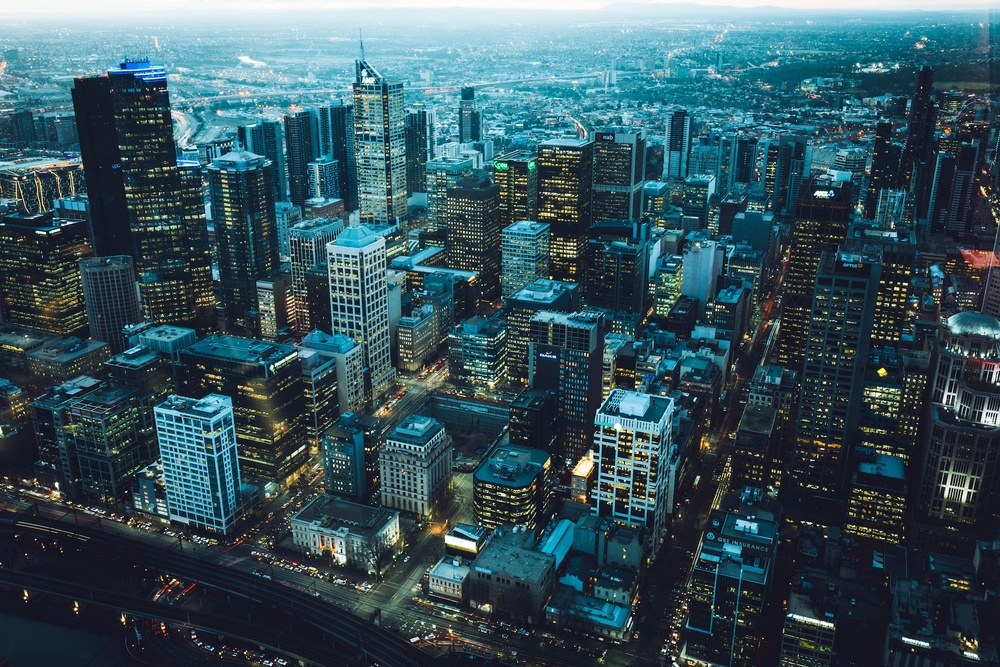
#> input picture images/cats/2.jpg, 1000 x 667 px, shrunk from 1920 x 1280 before the run
$ python Color_Spaces.py
#> lines starting #> are read from the running program, lines starting #| are printed output that depends on the picture
import cv2 as cv

# import matplotlib.pyplot as plt

img = cv.imread("images/cats/2.jpg")
#> img is the input picture: shape (667, 1000, 3); mean B, G, R 91.8, 82.6, 54.6
cv.imshow("img", img)

image = cv.imread("images/cats/3.jpg")
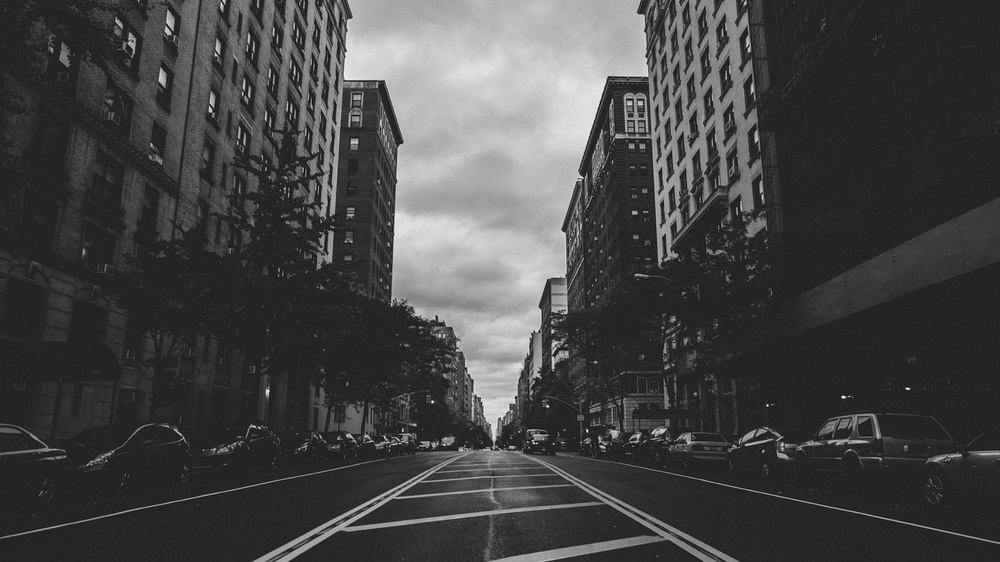
#> input picture images/cats/3.jpg, 1000 x 562 px, shrunk from 1920 x 1080 before the run
#> image is the input picture: shape (562, 1000, 3); min 7, max 255, mean 68.8
cv.imshow("image", image)

# BGR to GrayScale
gray = cv.cvtColor(img, cv.COLOR_BGR2GRAY)
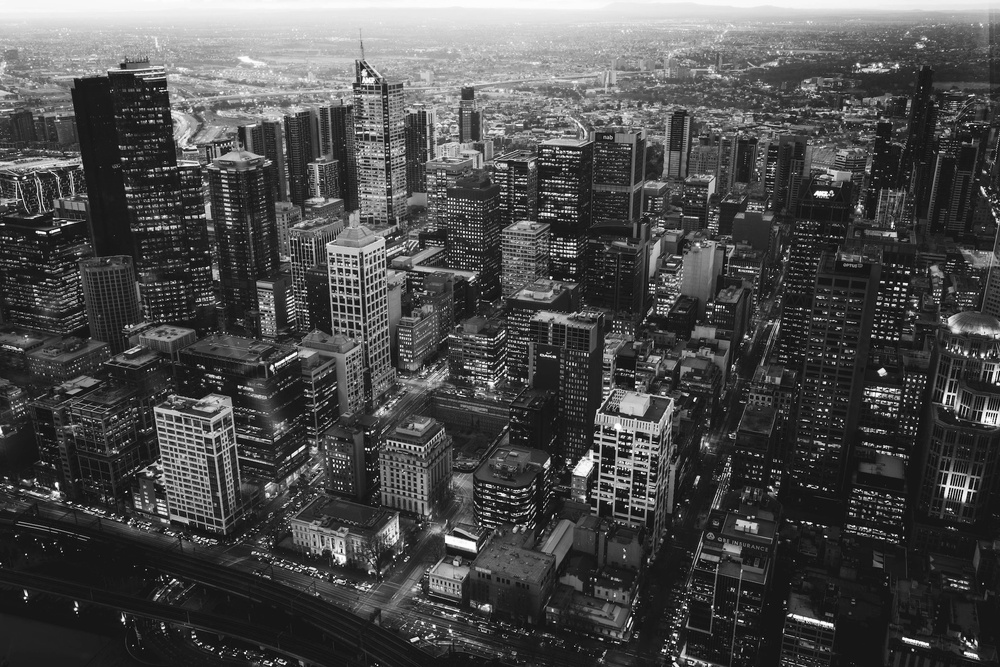
#> gray: shape (667, 1000); min 1, max 255, mean 75.2
cv.imshow("gray", gray)

# BGR to HSV
hsv = cv.cvtColor(img, cv.COLOR_BGR2HSV)
#> hsv: shape (667, 1000, 3); mean H, S, V 96.3, 118.5, 94.1
cv.imshow("hsv", hsv)

# BGR to LAB
lab = cv.cvtColor(img, cv.COLOR_BGR2LAB)
#> lab: shape (667, 1000, 3); mean of channels 0, 1, 2 81.9, 122.2, 119.6
cv.imshow("lab", lab)

# BGR to HLS
hls = cv.cvtColor(img, cv.COLOR_BGR2HLS)
#> hls: shape (667, 1000, 3); mean of channels 0, 1, 2 96.2, 73.7, 97.6
cv.imshow("hls", hls)

# BGR to RGB
rgb = cv.cvtColor(img, cv.COLOR_BGR2RGB)
cv.imshow("RGB", rgb)

# # Grayscale to BGR
# gray_bgr = cv.cvtColor(image, cv.COLOR_GRAY2BGR)
# cv.imshow("gray_bgr", gray_bgr) Can we not convert a grayscale image to BGR image?

cv.waitKey(0)
